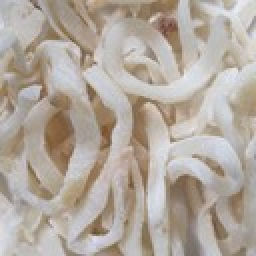
%> input picture 6-059-1.jpg, 128 x 128 px, given in place of 6-001-1.jpg, which was not available (shown 2 times larger)
$ octave xam.m   (GNU Octave 9; MATLAB toolbox functions it lacks are replaced by stand-ins)
%> lines starting %> are read from the running program, lines starting %| are printed output that depends on the picture; pictures that were not available may be replaced by others from this repository, and a replacement may not be noted
img1=rgb2gray(imread('D:\KTND_ CT\anh128\6-001-1.jpg'));
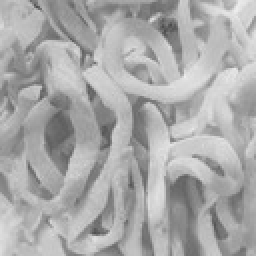
%> img1: size 128x128 uint8 (shown 2 times larger); min 75, max 239, mean 169.7
img2=rgb2gray(imread('D:\KTND_ CT\anh128\6-002-1.jpg'));
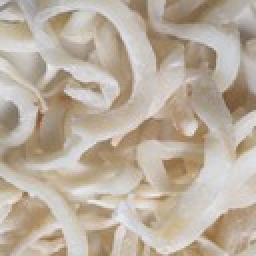
%> input picture 6-002-1.jpg, 128 x 128 px (shown 2 times larger)
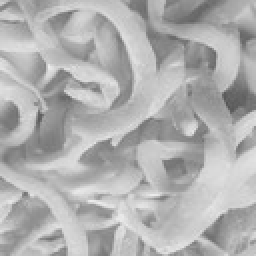
%> img2: size 128x128 uint8 (shown 2 times larger); min 84, max 238, mean 175.7
img3=rgb2gray(imread('D:\KTND_ CT\anh128\6-003-1.jpg'));
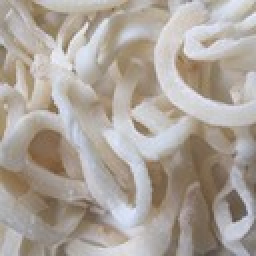
%> input picture 6-003-1.jpg, 128 x 128 px (shown 2 times larger)
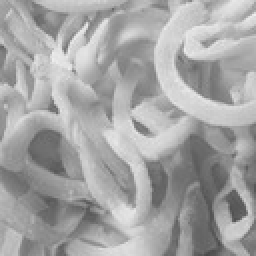
%> img3: size 128x128 uint8 (shown 2 times larger); min 73, max 238, mean 164.4
%> (the run ends here)
